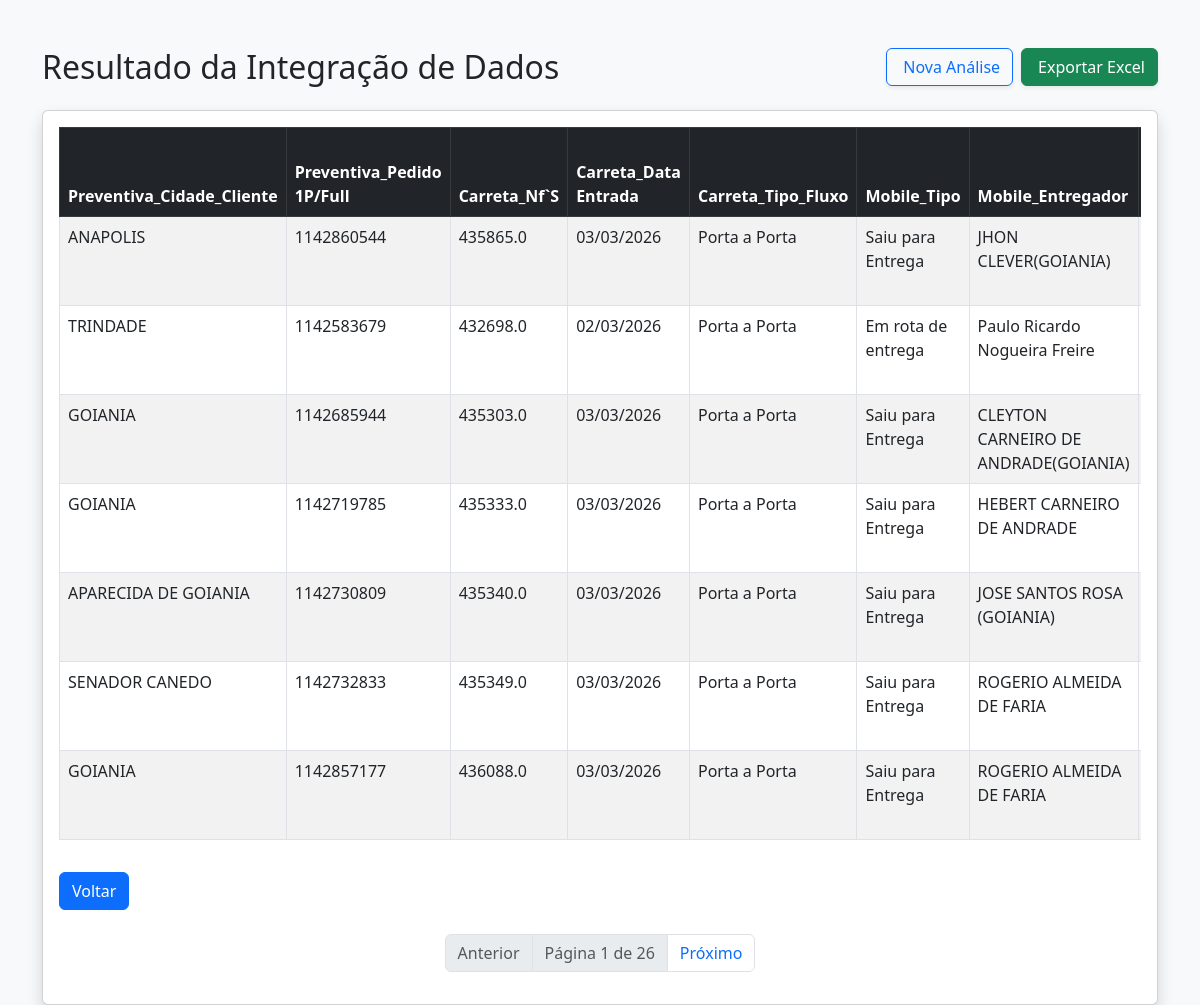
/analisar_dados, run on the app's committed database.
### tables this page shows
CREATE TABLE "analise_resultado" (
"Preventiva_Cidade_Cliente" TEXT,
  "Preventiva_Pedido 1P/Full" INTEGER,
  "Carreta_Nf`S" REAL,
  "Carreta_Data Entrada" TEXT,
  "Carreta_Tipo_Fluxo" TEXT,
  "Mobile_Tipo" TEXT,
  "Mobile_Entregador" TEXT,
  "Esl_Última Ocorrência/Observações" TEXT,
  "Esl_Pessoa/Nome" TEXT,
  "Esl_Última Ocorrência/Data Ocorrência" TEXT,
  "Bipe_Prod_Status_Deposito" TEXT,
  "Bipe_Notas_Ocorrencia" TEXT,
  "Chave_nf-e" TEXT
);

### routes.py (the view)
@rotas.route('/analisar_dados')
def analisar_dados():
    pagina = request.args.get('pagina', 1, type=int)
    processar = request.args.get('processar', 'false') == 'true'
    if processar:
        diretorio_raiz = current_app.config['DIRETORIO_RAIZ']
        caminho_script = os.path.join(diretorio_raiz, 'analise.py') # Corrigido o nome
        enconding_padro = locale.getpreferredencoding(False)
        subprocess.run(['python', caminho_script], capture_output=True, text=True, encoding=enconding_padro)
    itens_por_pg = 7
    lista_dados, total_itens = buscar_dados_paginados(pagina, itens_por_pg)
    total_paginas = (total_itens + itens_por_pg - 1) // itens_por_pg
    dados_formatados = {
        "Excel": lista_dados,
        "pagina_atual": pagina,
        "total_paginas": total_paginas
    }
    return render_template('tabela_resultado.html', dados=dados_formatados)

### database.py (called while the page is built)
def buscar_dados_paginados(pagina, itens_por_pagina=10):
    conn = sqlite3.connect(DB_PATH)
    offset = (pagina - 1) * itens_por_pagina
    query = f"SELECT * FROM analise_resultado LIMIT {itens_por_pagina} OFFSET {offset}"
    df = pd.read_sql(query, conn)
    total_registros = conn.execute("SELECT COUNT(*) FROM analise_resultado").fetchone()[0]
    conn.close()
    return df.to_dict(orient='records'), total_registros

### templates/tabela_resultado.html (shortened to what this page needs)
<!DOCTYPE html>
<html lang="pt-br">
<head>
    <link href="https://cdn.jsdelivr.net/npm/bootstrap@5.3.0/dist/css/bootstrap.min.css" rel="stylesheet">
</head>
<body class="bg-light">
    <div class="container mt-5">
        <div class="d-flex flex-wrap align-items-center justify-content-between gap-3 mb-4">
            <h2 class="mb-0">Resultado da Integração de Dados</h2>
            <div class="d-flex gap-2">
                <a href="{{ url_for('rotas.deletar_arquivos') }}"
                    class="btn btn-outline-primary shadow-sm">
                     Nova Análise
                </a>
                <a href="{{ url_for('rotas.baixar_relatorio') }}"
                    class="btn btn-success shadow-sm">
                     Exportar Excel
                </a>
            </div>
        </div>
        <div class="card shadow">
            <div class="card-body">
                <div class="table-responsive">
                    <table class="table table-striped table-hover table-bordered">
                        <thead class="table-dark">
                            <tr>
                                {% if dados.Excel | length > 0 %}
                                {% for coluna in dados.Excel[0].keys() %}
                                <th>{{ coluna }}</th>
                                {% endfor %}
                                {% else %}
                                <th>Sem dados</th>
                                {% endif %}
                            </tr>
                        </thead>
                        <tbody>
                            {% for linha in dados.Excel %}
                            <tr>
                                {% for valor in linha.values() %}
                                <td>{{ valor }}</td>
                                {% endfor %}
                            </tr>
                            {% endfor %}
                        </tbody>
                    </table>
                </div>
                <a href="{{url_for('rotas.deletar_arquivos')}}" class="btn btn-primary mt-3">Voltar</a>
                <nav class="mt-4">
                    <ul class="pagination justify-content-center">
                        <li class="page-item {{ 'disabled' if dados.pagina_atual == 1 }}">
                            <a class="page-link"
                                href="{{ url_for('rotas.analisar_dados', pagina=dados.pagina_atual - 1) }}">Anterior</a>
                        </li>
                        <li class="page-item disabled">
                            <span class="page-link">Página {{ dados.pagina_atual }} de {{ dados.total_paginas }}</span>
                        </li>
                        <li class="page-item {{ 'disabled' if dados.pagina_atual == dados.total_paginas }}">
                            <a class="page-link"
                                href="{{ url_for('rotas.analisar_dados', pagina=dados.pagina_atual + 1) }}">Próximo</a>
                        </li>
                    </ul>
                </nav>
            </div>
        </div>
    </div>
</body>
</html>

### data on the page
analise_resultado: Preventiva_Cidade_Cliente "ANAPOLIS", values "1142860544" "435865.0", Carreta_Data Entrada "03/03/2026", Carreta_Tipo_Fluxo "Porta a Porta", Mobile_Tipo "Saiu para Entrega", Mobile_Entregador "JHON CLEVER(GOIANIA)"
analise_resultado: Preventiva_Cidade_Cliente "TRINDADE", values "1142583679" "432698.0", Carreta_Data Entrada "02/03/2026", Carreta_Tipo_Fluxo "Porta a Porta", Mobile_Tipo "Em rota de entrega", Mobile_Entregador "Paulo Ricardo Nogueira Freire"
analise_resultado: Preventiva_Cidade_Cliente "GOIANIA", values "1142685944" "435303.0", Carreta_Data Entrada "03/03/2026", Carreta_Tipo_Fluxo "Porta a Porta", Mobile_Tipo "Saiu para Entrega", Mobile_Entregador "CLEYTON CARNEIRO DE ANDRADE(GOIANIA)"
analise_resultado: Preventiva_Cidade_Cliente "GOIANIA", values "1142719785" "435333.0", Carreta_Data Entrada "03/03/2026", Carreta_Tipo_Fluxo "Porta a Porta", Mobile_Tipo "Saiu para Entrega", Mobile_Entregador "HEBERT CARNEIRO DE ANDRADE"
analise_resultado: Preventiva_Cidade_Cliente "APARECIDA DE GOIANIA", values "1142730809" "435340.0", Carreta_Data Entrada "03/03/2026", Carreta_Tipo_Fluxo "Porta a Porta", Mobile_Tipo "Saiu para Entrega", Mobile_Entregador "JOSE SANTOS ROSA (GOIANIA)"
analise_resultado: Preventiva_Cidade_Cliente "SENADOR CANEDO", values "1142732833" "435349.0", Carreta_Data Entrada "03/03/2026", Carreta_Tipo_Fluxo "Porta a Porta", Mobile_Tipo "Saiu para Entrega", Mobile_Entregador "ROGERIO ALMEIDA DE FARIA"
analise_resultado: Preventiva_Cidade_Cliente "GOIANIA", values "1142857177" "436088.0", Carreta_Data Entrada "03/03/2026", Carreta_Tipo_Fluxo "Porta a Porta", Mobile_Tipo "Saiu para Entrega", Mobile_Entregador "ROGERIO ALMEIDA DE FARIA"

### other printed values
{{ coluna }} "Preventiva_Cidade_Cliente" "Preventiva_Pedido 1P/Full" "Carreta_Nf`S" "Carreta_Data Entrada" "Carreta_Tipo_Fluxo" "Mobile_Tipo" "Mobile_Entregador"
{{ dados.pagina_atual }} "1"
{{ dados.total_paginas }} "26"
